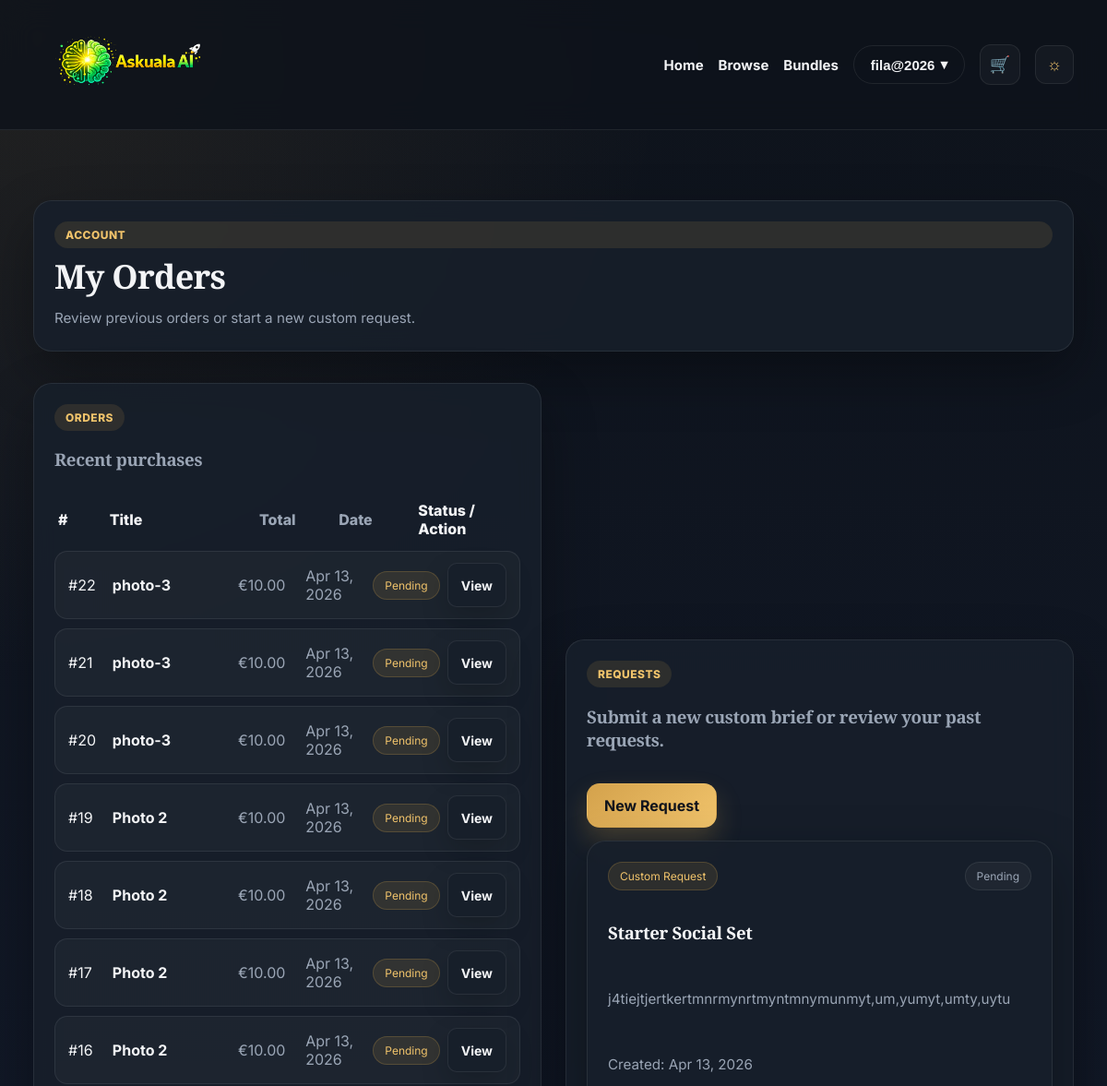
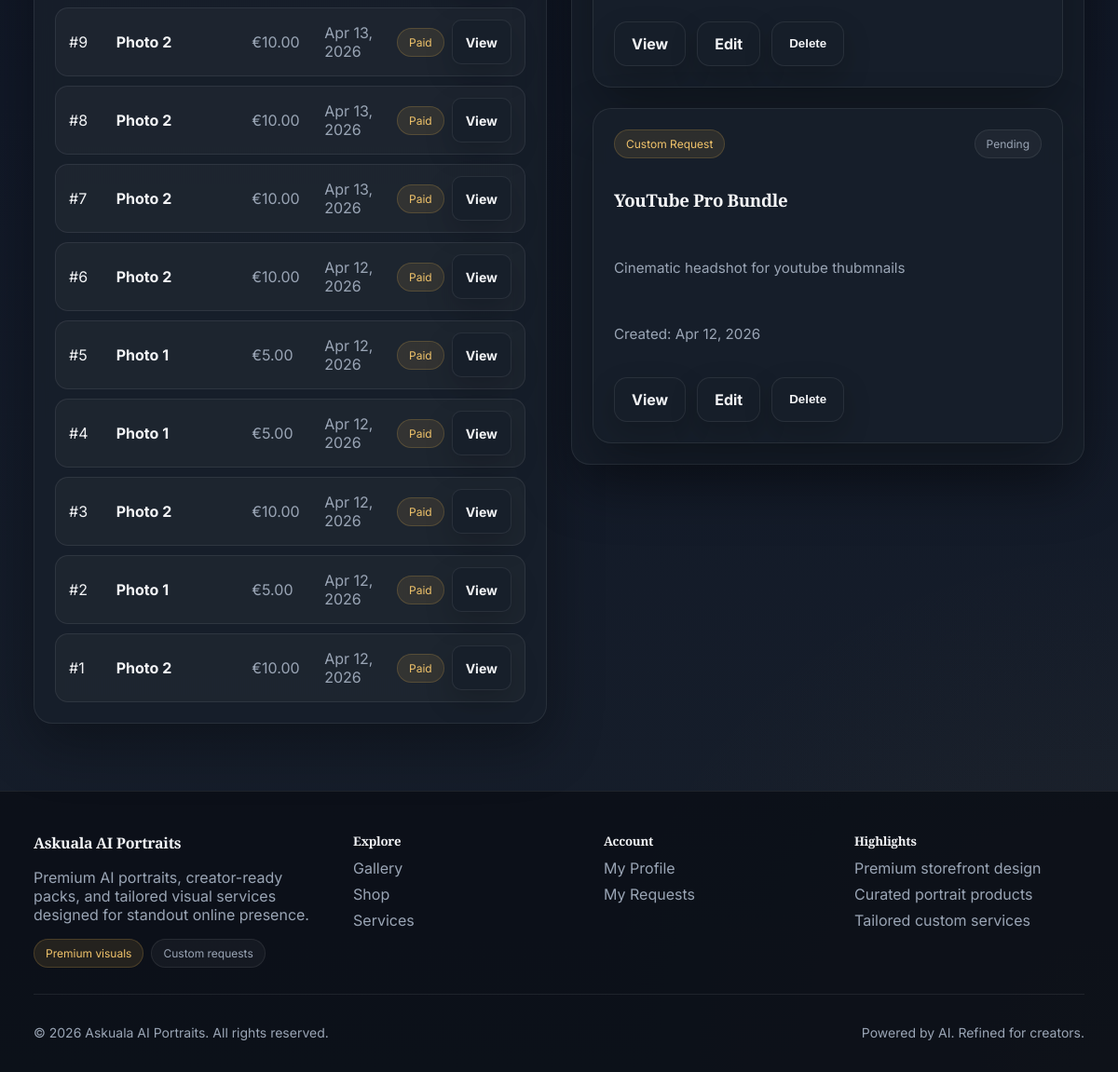
The page /account/activity/ (signed in) on the database its author committed (2 pictures, top to bottom).
### payments/models.py (models this page shows, shortened)
class Order(models.Model):
    STATUS_CHOICES = [
        ('pending', 'Pending'),
        ('paid', 'Paid'),
        ('failed', 'Failed'),
        ('cancelled', 'Cancelled'),
    ]
    user = models.ForeignKey(settings.AUTH_USER_MODEL, on_delete=models.CASCADE, related_name='orders')
    product = models.ForeignKey('shop.Product', on_delete=models.PROTECT, related_name='orders', null=True, blank=True)
    bundle_label = models.CharField(max_length=150, blank=True)
    bundle_count = models.PositiveIntegerField(null=True, blank=True)
    price_snapshot = models.DecimalField(max_digits=8, decimal_places=2)
    status = models.CharField(max_length=20, choices=STATUS_CHOICES, default='pending')
    created_at = models.DateTimeField(auto_now_add=True)
    stripe_session_id = models.CharField(max_length=255, blank=True)
    class Meta:
        ordering = ['-created_at']

### shop/models.py (models this page shows, shortened)
class Product(models.Model):
    title = models.CharField(max_length=200)
    image_url = models.URLField(blank=True, null=True)
    slug = models.SlugField(unique=True)
    description = models.TextField()
    price = models.DecimalField(max_digits=6, decimal_places=2)
    is_active = models.BooleanField(default=True)
    created_at = models.DateTimeField(auto_now_add=True)

### services/models.py (models this page shows, shortened)
class CustomRequest(models.Model):
    STATUS_CHOICES = [
        ('pending', 'Pending'),
        ('in_progress', 'In Progress'),
        ('completed', 'Completed'),
        ('cancelled', 'Cancelled'),
    ]
    STYLE_CHOICES = [
        ('realistic', 'Realistic'),
        ('cartoon', 'Cartoon'),
        ('cinematic', 'Cinematic'),
        ('studio', 'Studio'),
        ('other', 'Other'),
    ]
    PLATFORM_CHOICES = [
        ('instagram', 'Instagram'),
        ('facebook', 'Facebook'),
        ('tiktok', 'TikTok'),
        ('youtube', 'YouTube'),
        ('other', 'Other'),
    ]
    user = models.ForeignKey(
        settings.AUTH_USER_MODEL,
        on_delete=models.CASCADE,
        related_name='custom_requests'
    )
    package = models.ForeignKey(
        ServicePackage,
        on_delete=models.SET_NULL,
        null=True,
        blank=True,
        related_name='requests'
    )
    platform_type = models.CharField(max_length=20, choices=PLATFORM_CHOICES)
    style_choice = models.CharField(max_length=20, choices=STYLE_CHOICES)
    prompt_details = models.TextField()
    extra_notes = models.TextField(blank=True)
    total_price = models.DecimalField(max_digits=8, decimal_places=2, default=0.00)
    status = models.CharField(max_length=20, choices=STATUS_CHOICES, default='pending')
    created_at = models.DateTimeField(auto_now_add=True)
    updated_at = models.DateTimeField(auto_now=True)
    class Meta:
        ordering = ['-created_at']

class ServicePackage(models.Model):
    PLATFORM_CHOICES = [
        ('instagram', 'Instagram'),
        ('facebook', 'Facebook'),
        ('tiktok', 'TikTok'),
        ('youtube', 'YouTube'),
        ('other', 'Other'),
    ]
    name = models.CharField(max_length=100)
    image_url = models.URLField(blank=True, null=True)
    description = models.TextField()
    base_price = models.DecimalField(max_digits=8, decimal_places=2)
    number_of_images = models.PositiveIntegerField(default=10)
    turnaround_days = models.PositiveIntegerField(default=3)
    platform_type = models.CharField(max_length=20, choices=PLATFORM_CHOICES)
    is_active = models.BooleanField(default=True)
    created_at = models.DateTimeField(auto_now_add=True)
    class Meta:
        ordering = ['name']

### account/views.py (the view)
# urls.py: path('activity/', activity, name='account_activity'),
@login_required
def activity(request):
    orders = Order.objects.filter(user=request.user).order_by('-created_at')
    requests = CustomRequest.objects.filter(user=request.user).order_by('-created_at')
    return render(request, 'account/activity.html', {'orders': orders, 'requests': requests})

### home/templatetags/nav_extras.py (called while the page is built)
@register.filter
def starts_with(value, arg):
    try:
        return str(value).startswith(str(arg))
    except Exception:
        return False

### shop/context_processors.py (called while the page is built)
def cart_count(request):
    cart = request.session.get('cart', {})
    count = sum(item.get('quantity', 0) for item in cart.values())
    return {
        'cart_count': count,
    }

### templates/account/activity.html (shortened to what this page needs)
{% extends "base.html" %}
{% block content %}
<section class="section">
    <div class="card-soft page-intro-card">
        <span class="badge accent">Account</span>
        <h1>My Orders</h1>
        <p class="muted">Review previous orders or start a new custom request.</p>
    </div>
</section>
<section class="section split">
    <div class="card-soft">
        <div class="section-head">
            <div>
                <span class="badge">Orders</span>
                <h3 class="muted">Recent purchases</h3>
            </div>
        </div>
        {% if orders %}
            <div class="orders-table">
                <div class="orders-row orders-head">
                    <span>#</span>
                    <span>Title</span>
                    <span>Total</span>
                    <span>Date</span>
                    <span>Status / Action</span>
                </div>
                {% for order in orders %}
                    <div class="orders-row">
                        <span class="orders-cell-id">#{{ order.pk }}</span>
                        <span class="orders-cell-title">{{ order.product.title }}</span>
                        <span>€{{ order.price_snapshot }}</span>
                        <span>{{ order.created_at|date:"M d, Y" }}</span>
                        <span class="orders-cell-action">
                            <span class="pill accent">{{ order.get_status_display }}</span>
                            <a href="{% url 'order_detail' order.pk %}" class="btn-secondary btn-small">View</a>
                        </span>
                    </div>
                {% endfor %}
            </div>
        {% endif %}
    </div>
    <div class="card-soft">
        <div class="section-head">
            <div>
                <span class="badge">Requests</span>
                <h3 class="muted">Submit a new custom brief or review your past requests.</h3>
            </div>
            <a href="{% url 'create_request' %}" class="btn-primary">New Request</a>
        </div>
        {% if requests %}
            <div class="request-premium-grid">
                {% for request in requests %}
                    <article class="card-floating request-premium-card">
                        <div class="request-card-top">
                            <span class="pill accent">Custom Request</span>
                            <span class="pill">{{ request.get_status_display }}</span>
                        </div>
                        <h3>{{ request.package.name|default:"Custom package" }}</h3>
                        <p class="muted">{{ request.prompt_details|default:"Custom AI portrait request submitted for a tailored premium result."|truncatewords:28 }}</p>
                        <p class="muted">Created: {{ request.created_at|date:"M d, Y" }}</p>
                        <div class="service-actions">
                            <a href="{% url 'request_detail' request.id %}" class="btn-secondary">View</a>
                            <a href="{% url 'edit_request' request.id %}" class="btn-secondary">Edit</a>
                            <form method="post" action="{% url 'delete_request' request.id %}" class="inline-form">
                                <button type="submit" class="btn-secondary">Delete</button>
                            </form>
                        </div>
                    </article>
                {% endfor %}
            </div>
        {% endif %}
    </div>
</section>
{% endblock %}

### templates/base.html (shortened to what this page needs)
{% load static %}
<!DOCTYPE html>
<html lang="en" data-theme="dark">
<head>
    <link rel="stylesheet" href="{% static 'css/style.css' %}">
</head>
<body>
    <div class="page-shell">
        {% include 'includes/navbar.html' %}
        <main class="container site-main">
            {% block content %}
            {% endblock %}
        </main>
        <footer class="site-footer">
    <div class="container footer-grid">
        <div class="footer-brand-block">
            <h4>Askuala AI Portraits</h4>
            <p>
                Premium AI portraits, creator-ready packs, and tailored visual services
                designed for standout online presence.
            </p>
            <div class="tag-row footer-tag-row">
                <span class="pill accent">Premium visuals</span>
                <span class="pill">Custom requests</span>
            </div>
        </div>
        <div>
            <h5>Explore</h5>
            <ul>
                <li><a href="{% url 'gallery' %}">Gallery</a></li>
                <li><a href="{% url 'product_list' %}">Shop</a></li>
                <li><a href="{% url 'service_list' %}">Services</a></li>
            </ul>
        </div>
        <div>
            <h5>Account</h5>
            <ul>
                {% if user.is_authenticated %}
                    <li><a href="{% url 'profile' %}">My Profile</a></li>
                    <li><a href="{% url 'request_list' %}">My Requests</a></li>
                {% else %}
                    <li><a href="{% url 'signup' %}">Sign up</a></li>
                    <li><a href="{% url 'login' %}">Log in</a></li>
                {% endif %}
            </ul>
        </div>
        <div>
            <h5>Highlights</h5>
            <ul>
                <li><span>Premium storefront design</span></li>
                <li><span>Curated portrait products</span></li>
                <li><span>Tailored custom services</span></li>
            </ul>
        </div>
    </div>
    <div class="container footer-bottom">
        <p>© 2026 Askuala AI Portraits. All rights reserved.</p>
        <p>Powered by AI. Refined for creators.</p>
    </div>
</footer>
    </div>
</body>
</html>

### templates/includes/navbar.html (shortened to what this page needs)
{% load static nav_extras %}
<header class="site-header">
    <nav class="site-nav container">
        <a href="{% url 'home' %}" class="brand-link" aria-label="Askuala AI Portraits home">
            <img
                src="{% static 'img/askuala-logo.png' %}"
                alt="Askuala AI Portraits"
                class="logo logo-large"
            >
        </a>
        {% url 'home' as home_url %}
        {% url 'browse' as browse_url %}
        {% url 'ai_bundles' as ai_bundles_url %}
        {% url 'cart_view' as cart_url %}
        <ul class="nav-menu">
            <li><a href="{{ home_url }}" class="{% if request.path == home_url %}active{% endif %}">Home</a></li>
            <li><a href="{{ browse_url }}" class="{% if request.path|starts_with:browse_url %}active{% endif %}">Browse</a></li>
            <li><a href="{{ ai_bundles_url }}" class="{% if request.path|starts_with:ai_bundles_url %}active{% endif %}">Bundles</a></li>
            {% if user.is_authenticated %}
                <li class="nav-user">
                    <button class="nav-btn nav-btn-outline nav-user-toggle">
                        {{ user.get_full_name|default:user.username }}
                        <span aria-hidden="true">▾</span>
                    </button>
                </li>
                <li>
                    <a href="{{ cart_url }}" class="cart-nav-link {% if request.path|starts_with:cart_url %}active{% endif %}" aria-label="View cart">
                        <span class="cart-nav-icon">🛒</span>
                    </a>
                </li>
            {% else %}
                <li><a href="{% url 'signup' %}" class="nav-btn nav-btn-outline">Sign Up</a></li>
                <li><a href="{% url 'login' %}" class="nav-btn nav-btn-solid">Login</a></li>
            {% endif %}
            <li>
                <button id="themeToggle" class="theme-toggle" aria-label="Toggle theme">☼</button>
            </li>
        </ul>
    </nav>
</header>

### rows shown on the page
Order: pk "22", product "photo-3", price_snapshot "10.00", created_at "Apr 13, 2026", status "Pending"
Order: pk "21", product "photo-3", price_snapshot "10.00", created_at "Apr 13, 2026", status "Pending"
Order: pk "20", product "photo-3", price_snapshot "10.00", created_at "Apr 13, 2026", status "Pending"
Order: pk "19", product "Photo 2", price_snapshot "10.00", created_at "Apr 13, 2026", status "Pending"
Order: pk "18", product "Photo 2", price_snapshot "10.00", created_at "Apr 13, 2026", status "Pending"
Order: pk "17", product "Photo 2", price_snapshot "10.00", created_at "Apr 13, 2026", status "Pending"
Order: pk "16", product "Photo 2", price_snapshot "10.00", created_at "Apr 13, 2026", status "Pending"
Order: pk "9", product "Photo 2", price_snapshot "10.00", created_at "Apr 13, 2026", status "Paid"
Order: pk "8", product "Photo 2", price_snapshot "10.00", created_at "Apr 13, 2026", status "Paid"
Order: pk "7", product "Photo 2", price_snapshot "10.00", created_at "Apr 13, 2026", status "Paid"
Order: pk "6", product "Photo 2", price_snapshot "10.00", created_at "Apr 12, 2026", status "Paid"
Order: pk "5", product "Photo 1", price_snapshot "5.00", created_at "Apr 12, 2026", status "Paid"
Order: pk "4", product "Photo 1", price_snapshot "5.00", created_at "Apr 12, 2026", status "Paid"
Order: pk "3", product "Photo 2", price_snapshot "10.00", created_at "Apr 12, 2026", status "Paid"
Order: pk "2", product "Photo 1", price_snapshot "5.00", created_at "Apr 12, 2026", status "Paid"
Order: pk "1", product "Photo 2", price_snapshot "10.00", created_at "Apr 12, 2026", status "Paid"
CustomRequest: status "Pending", package.name "Starter Social Set", prompt_details "j4tiejtjertkertmnrmynrtmyntmnymunmyt,um,yumyt,umty,uytu", created_at "Apr 13, 2026"
CustomRequest: status "Pending", package.name "YouTube Pro Bundle", prompt_details "Cinematic headshot for youtube thubmnails", created_at "Apr 12, 2026"

### other values the page prints
{{ user.get_full_name|default:user.username }} "fila@2026"
